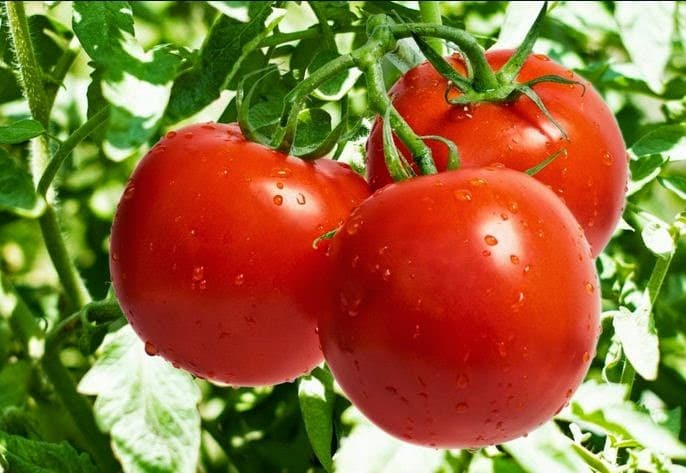
#> input picture images/tomato.jpg, 686 x 473 px
$ python extrac-channel-RGB.py
#> lines starting #> are read from the running program, lines starting #| are printed output that depends on the picture
# -*- coding: utf-8 -*-
"""
Created on Wed Apr  4 20:13:13 2018

@author: sangcrazy4
"""

import numpy as np
import cv2

# Load an color image in grayscale
image_grayscale = cv2.imread('images/tomato.jpg',0)
#> image_grayscale: shape (473, 686); min 0, max 255, mean 113.1
# Load an color image in RGB
image = cv2.imread('images/tomato.jpg')
#> image is the input picture: shape (473, 686, 3); mean B, G, R 56.4, 107.2, 146.3

image_red_channel = image[:,:,2]
image_green_channel = image[:,:,1]
image_blue_channel = image[:,:,0]

numpy_horizontal_top = np.hstack((image_grayscale, image_red_channel))
numpy_horizontal1_down = np.hstack((image_green_channel, image_blue_channel))
numpy_4_channel = np.concatenate((numpy_horizontal_top, numpy_horizontal1_down), axis=0)
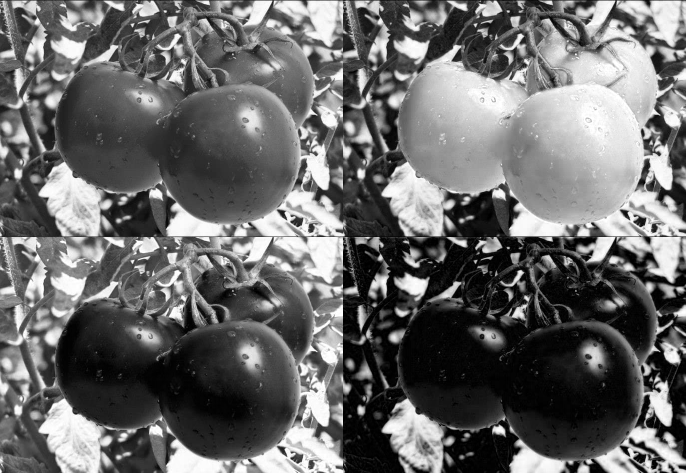
#> numpy_4_channel: shape (946, 1372) (shown at 1/2 size); min 0, max 255, mean 105.8

cv2.imshow('Extec-channel-with-1D', numpy_4_channel)

image_blue = image.copy()
# set green and red channels to 0
image_blue[:, :, 1] = 0
image_blue[:, :, 2] = 0
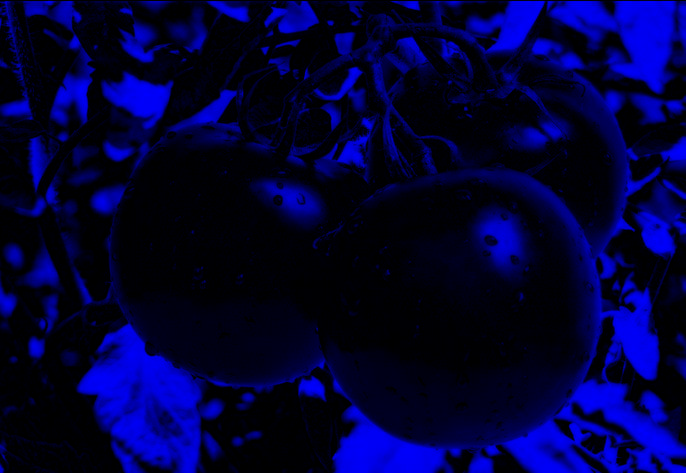
#> image_blue: shape (473, 686, 3); mean B, G, R 56.4, 0, 0

image_green = image.copy()
# set blue and red channels to 0
image_green[:, :, 0] = 0
image_green[:, :, 2] = 0
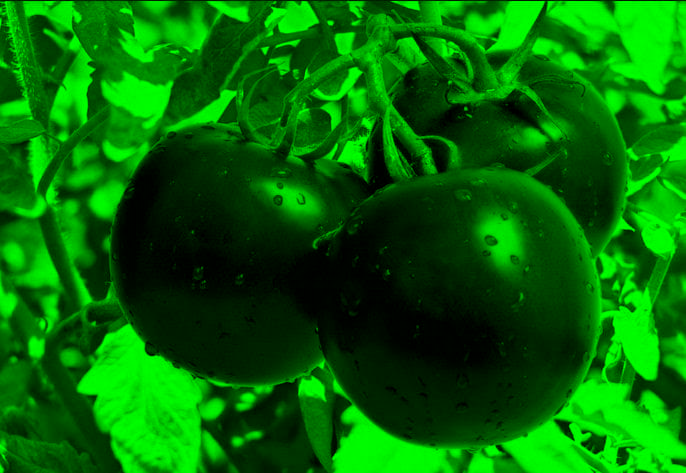
#> image_green: shape (473, 686, 3); mean B, G, R 0, 107.2, 0

image_red = image.copy()
# set blue and green channels to 0
image_red[:, :, 0] = 0
image_red[:, :, 1] = 0
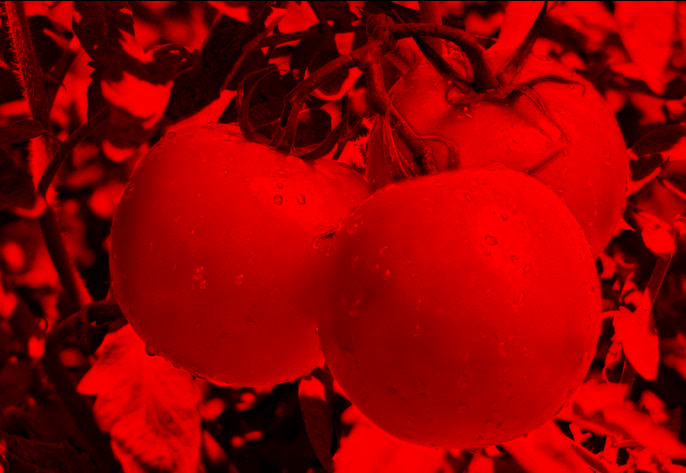
#> image_red: shape (473, 686, 3); mean B, G, R 0, 0, 146.3

numpy_horizontal_top_3d = np.hstack((image, image_red))
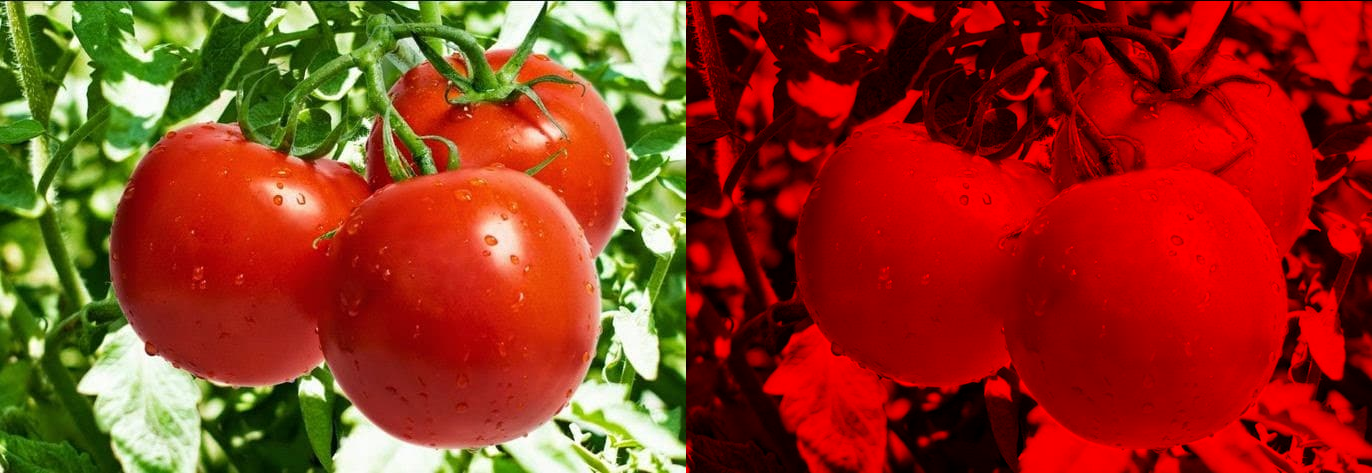
#> numpy_horizontal_top_3d: shape (473, 1372, 3); mean B, G, R 28.2, 53.6, 146.3
numpy_horizontal1_down_3d = np.hstack((image_green, image_blue))
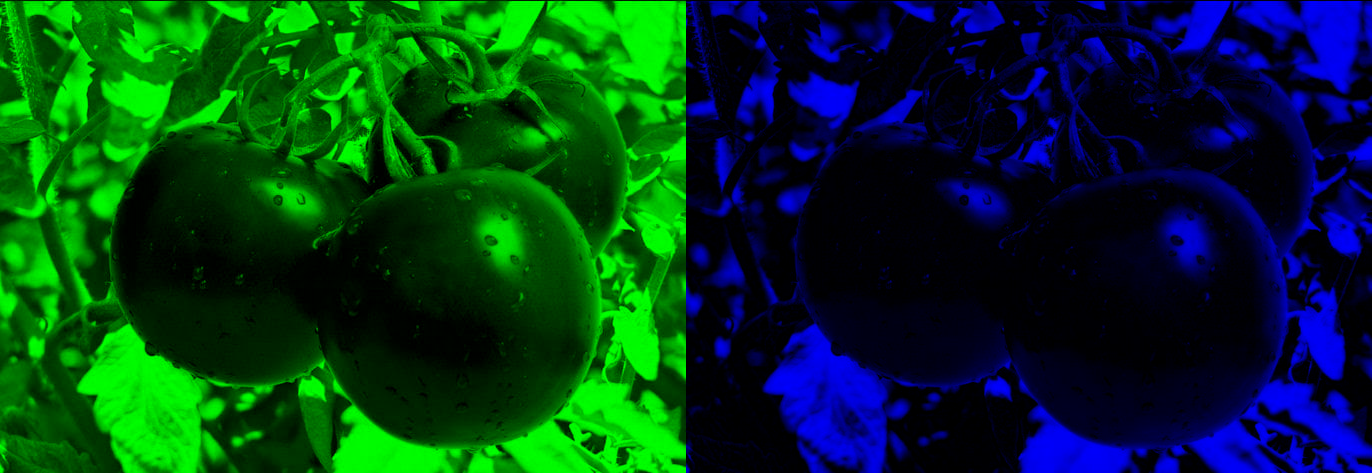
#> numpy_horizontal1_down_3d: shape (473, 1372, 3); mean B, G, R 28.2, 53.6, 0
numpy_4_channel_3d = np.concatenate((numpy_horizontal_top_3d, numpy_horizontal1_down_3d), axis=0)
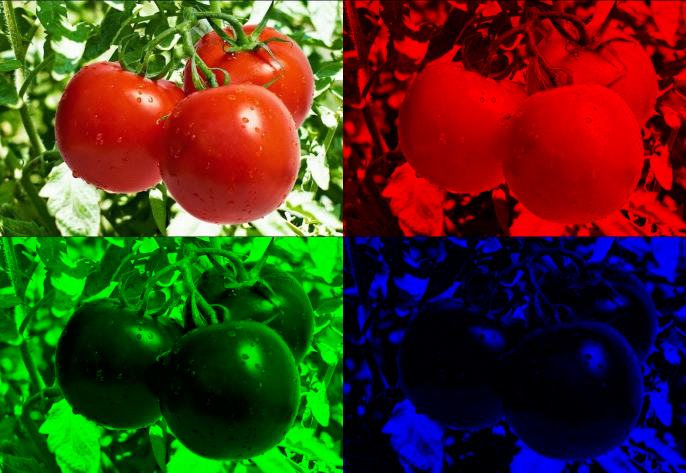
#> numpy_4_channel_3d: shape (946, 1372, 3) (shown at 1/2 size); mean B, G, R 28.2, 53.6, 73.2

cv2.imshow('Extec-channel-with-3D', numpy_4_channel_3d)

cv2.waitKey(0)
cv2.destroyAllWindows()
